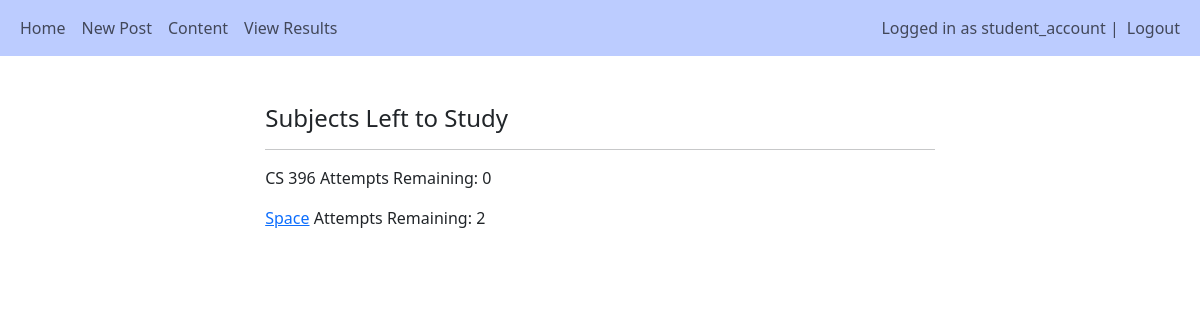
Page /content/ (signed in) on the committed database.
### main/models.py (models this page shows, shortened)
class User(AbstractUser):
    is_teacher = models.BooleanField('Is teacher', default=False)
    is_student = models.BooleanField('Is student', default=False)

class Subject(models.Model):
    teacher = models.ForeignKey(User, null=True, on_delete=models.CASCADE)
    title = models.CharField(max_length=255)
    max_attempts = models.IntegerField(default=3)

### main/views.py (the view)
# urls.py: path('content/', views.content, name="content"),
@login_required(login_url="/login")
def content(request):
    subjects = Subject.objects.all()
    subjects_with_attempts = []
    for subject in subjects:
        attemptsRem = subject.max_attempts - Attempt.objects.filter(student=request.user, subject=subject).count()
        subjects_with_attempts.append({
            "subject":subject,
            "attemptsRem":attemptsRem
        })
    return render(request, 'main/subject/content.html', {"subjects":subjects, "subjects_with_attempts":subjects_with_attempts})

### main/templates/main/subject/content.html (shortened to what this page needs)
{% extends 'main/base.html'%}
{% load crispy_forms_tags %}
{% block content %}
<div style="width:60%; margin:auto">
    <br>
    <h4>Subjects Left to Study</h4>
    <hr>
    {% for item in subjects_with_attempts %}
    <div>
        {% if item.attemptsRem > 0 %}
        <p><a href="{% url 'take_subject_detail' item.subject.pk %}">{{item.subject.title}}</a>  Attempts Remaining: {{item.attemptsRem}}</p>
        {% else %}
        <p>{{item.subject.title}}  Attempts Remaining: {{item.attemptsRem}}</p>
        {% endif %}
    </div>
    {% endfor %}
</div>
{% endblock %}

### main/templates/main/base.html (shortened to what this page needs)
<!DOCTYPE html>
<html lang="en">
<head>
    <link href="https://cdn.jsdelivr.net/npm/bootstrap@5.3.2/dist/css/bootstrap.min.css" rel="stylesheet">
    <link rel="stylesheet" href="https://cdnjs.cloudflare.com/ajax/libs/font-awesome/4.7.0/css/font-awesome.min.css">
</head>
<body>
    <nav class="navbar navbar-light navbar-expand-lg" style="background-color: #bcccff;">
        <div class="container-fluid">
            <div>
                <ul class="nav navbar-nav">
                    <li class="nav-item">
                        <a class="nav-link" href="/home">Home</a>
                    </li>
                    {% if user.is_teacher %}
                    <li class="nav-item">
                        <a class="nav-link" href="/create_post">Post Content</a>
                    </li>
                    <li class="nav-item">
                        <a class="nav-link" href="/subject_setup">New Subject</a>
                    </li>
                    <li class="nav-item">
                        <a class="nav-link" href="/view_subjects">View Subjects</a>
                    </li>
                    <li class="nav-item">
                        <a class="nav-link" href="/group_results">View Scores</a>
                    </li>
                    {% elif user.is_student %}
                    <li class="nav-item">
                        <a class="nav-link" href="/create_post">New Post</a>
                    </li>
                    <li class="nav-item">
                        <a class="nav-link" href="/content">Content</a>
                    </li>
                    <li class="nav-item">
                        <a class="nav-link" href="/ind_results">View Results</a>
                    </li>
                    {% endif %}
                </ul>
            </div>
            <div>
                <ul class="navbar-nav">
                    {% if user.is_authenticated %}
                    <span class="navbar-text">Logged in as {{user.username}} | </span>
                    <li class="nav-item">
                        <a class="nav-link" href="/logout">Logout</a>
                    </li>
                    {% else %}
                    <li class="nav-item">
                        <a class="nav-link" href="/login">Login</a>
                    </li>
                    {% endif %}
                </ul>
            </div>
        </div>
    </nav><br>
        <div class="container">
            {% block content %}
            {% endblock %}
        </div>
</body>
</html>

### rows in the picture
User: username "student_account"
Subject: subject "CS 396", attemptsRem "0"
Subject: subject "Space", attemptsRem "2"
